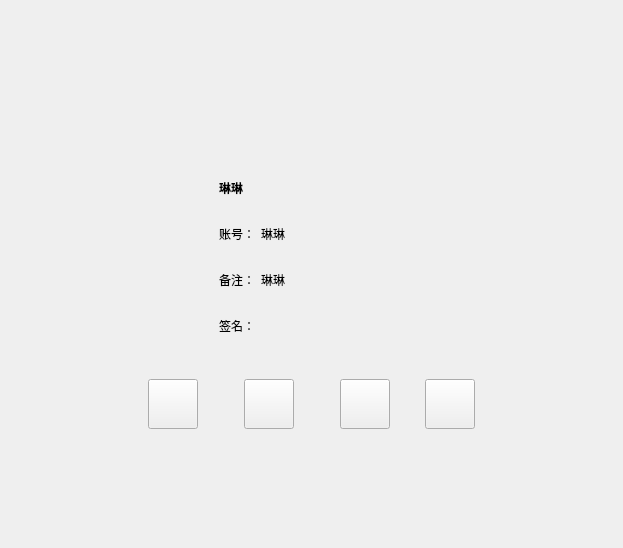
<?xml version="1.0" encoding="UTF-8"?>
<ui version="4.0">
 <class>FriendInfoPage</class>
 <widget class="QWidget" name="FriendInfoPage">
  <property name="geometry">
   <rect>
    <x>0</x>
    <y>0</y>
    <width>623</width>
    <height>526</height>
   </rect>
  </property>
  <property name="windowTitle">
   <string>Form</string>
  </property>
  <layout class="QVBoxLayout" name="verticalLayout">
   <property name="leftMargin">
    <number>110</number>
   </property>
   <property name="topMargin">
    <number>150</number>
   </property>
   <property name="rightMargin">
    <number>110</number>
   </property>
   <property name="bottomMargin">
    <number>110</number>
   </property>
   <item>
    <widget class="QWidget" name="widget" native="true">
     <layout class="QHBoxLayout" name="horizontalLayout">
      <item>
       <widget class="QLabel" name="icon_lb">
        <property name="minimumSize">
         <size>
          <width>85</width>
          <height>85</height>
         </size>
        </property>
        <property name="maximumSize">
         <size>
          <width>85</width>
          <height>85</height>
         </size>
        </property>
        <property name="text">
         <string/>
        </property>
       </widget>
      </item>
      <item>
       <widget class="QWidget" name="widget_3" native="true">
        <layout class="QVBoxLayout" name="verticalLayout_2">
         <item>
          <widget class="QWidget" name="widget_4" native="true">
           <property name="minimumSize">
            <size>
             <width>0</width>
             <height>40</height>
            </size>
           </property>
           <property name="maximumSize">
            <size>
             <width>16777215</width>
             <height>40</height>
            </size>
           </property>
           <layout class="QHBoxLayout" name="horizontalLayout_2">
            <property name="leftMargin">
             <number>0</number>
            </property>
            <property name="topMargin">
             <number>0</number>
            </property>
            <property name="rightMargin">
             <number>0</number>
            </property>
            <property name="bottomMargin">
             <number>0</number>
            </property>
            <item>
             <widget class="ElaText" name="name_lb2">
              <property name="sizePolicy">
               <sizepolicy hsizetype="Expanding" vsizetype="Preferred">
                <horstretch>0</horstretch>
                <verstretch>0</verstretch>
               </sizepolicy>
              </property>
              <property name="minimumSize">
               <size>
                <width>80</width>
                <height>20</height>
               </size>
              </property>
              <property name="maximumSize">
               <size>
                <width>16777215</width>
                <height>16777215</height>
               </size>
              </property>
              <property name="font">
               <font>
                <bold>true</bold>
               </font>
              </property>
              <property name="text">
               <string>琳琳</string>
              </property>
              <property name="wordWrap">
               <bool>false</bool>
              </property>
             </widget>
            </item>
            <item>
             <widget class="QLabel" name="sex_lb">
              <property name="minimumSize">
               <size>
                <width>20</width>
                <height>20</height>
               </size>
              </property>
              <property name="maximumSize">
               <size>
                <width>20</width>
                <height>20</height>
               </size>
              </property>
              <property name="text">
               <string/>
              </property>
             </widget>
            </item>
            <item>
             <spacer name="horizontalSpacer">
              <property name="orientation">
               <enum>Qt::Orientation::Horizontal</enum>
              </property>
              <property name="sizeType">
               <enum>QSizePolicy::Policy::Expanding</enum>
              </property>
              <property name="sizeHint" stdset="0">
               <size>
                <width>40</width>
                <height>20</height>
               </size>
              </property>
             </spacer>
            </item>
           </layout>
          </widget>
         </item>
         <item>
          <widget class="QWidget" name="widget_2" native="true">
           <property name="minimumSize">
            <size>
             <width>0</width>
             <height>40</height>
            </size>
           </property>
           <property name="maximumSize">
            <size>
             <width>16777215</width>
             <height>40</height>
            </size>
           </property>
           <layout class="QHBoxLayout" name="horizontalLayout_3">
            <property name="leftMargin">
             <number>0</number>
            </property>
            <property name="topMargin">
             <number>0</number>
            </property>
            <property name="rightMargin">
             <number>0</number>
            </property>
            <property name="bottomMargin">
             <number>0</number>
            </property>
            <item>
             <widget class="ElaText" name="nick_tip">
              <property name="minimumSize">
               <size>
                <width>0</width>
                <height>30</height>
               </size>
              </property>
              <property name="maximumSize">
               <size>
                <width>50</width>
                <height>30</height>
               </size>
              </property>
              <property name="text">
               <string>账号：</string>
              </property>
             </widget>
            </item>
            <item>
             <widget class="ElaText" name="nick_lb">
              <property name="text">
               <string>琳琳</string>
              </property>
             </widget>
            </item>
            <item>
             <spacer name="horizontalSpacer_2">
              <property name="orientation">
               <enum>Qt::Orientation::Horizontal</enum>
              </property>
              <property name="sizeHint" stdset="0">
               <size>
                <width>40</width>
                <height>20</height>
               </size>
              </property>
             </spacer>
            </item>
           </layout>
          </widget>
         </item>
         <item>
          <widget class="QWidget" name="widget_5" native="true">
           <property name="minimumSize">
            <size>
             <width>0</width>
             <height>40</height>
            </size>
           </property>
           <property name="maximumSize">
            <size>
             <width>16777215</width>
             <height>40</height>
            </size>
           </property>
           <layout class="QHBoxLayout" name="horizontalLayout_4">
            <property name="leftMargin">
             <number>0</number>
            </property>
            <property name="topMargin">
             <number>0</number>
            </property>
            <property name="rightMargin">
             <number>0</number>
            </property>
            <property name="bottomMargin">
             <number>0</number>
            </property>
            <item>
             <widget class="ElaText" name="bak_tip">
              <property name="minimumSize">
               <size>
                <width>0</width>
                <height>30</height>
               </size>
              </property>
              <property name="maximumSize">
               <size>
                <width>50</width>
                <height>30</height>
               </size>
              </property>
              <property name="text">
               <string>备注：</string>
              </property>
             </widget>
            </item>
            <item>
             <widget class="ElaText" name="bak_lb">
              <property name="text">
               <string>琳琳</string>
              </property>
             </widget>
            </item>
            <item>
             <spacer name="horizontalSpacer_7">
              <property name="orientation">
               <enum>Qt::Orientation::Horizontal</enum>
              </property>
              <property name="sizeHint" stdset="0">
               <size>
                <width>40</width>
                <height>20</height>
               </size>
              </property>
             </spacer>
            </item>
           </layout>
          </widget>
         </item>
         <item>
          <widget class="QWidget" name="widget_7" native="true">
           <property name="minimumSize">
            <size>
             <width>0</width>
             <height>40</height>
            </size>
           </property>
           <layout class="QHBoxLayout" name="horizontalLayout_6">
            <property name="leftMargin">
             <number>0</number>
            </property>
            <property name="topMargin">
             <number>0</number>
            </property>
            <property name="rightMargin">
             <number>0</number>
            </property>
            <property name="bottomMargin">
             <number>0</number>
            </property>
            <item>
             <widget class="ElaText" name="desc_tip">
              <property name="minimumSize">
               <size>
                <width>0</width>
                <height>30</height>
               </size>
              </property>
              <property name="maximumSize">
               <size>
                <width>50</width>
                <height>30</height>
               </size>
              </property>
              <property name="text">
               <string>签名：</string>
              </property>
             </widget>
            </item>
            <item>
             <widget class="ElaText" name="desc_lb">
              <property name="text">
               <string/>
              </property>
              <property name="wordWrap">
               <bool>true</bool>
              </property>
             </widget>
            </item>
            <item>
             <spacer name="horizontalSpacer_9">
              <property name="orientation">
               <enum>Qt::Orientation::Horizontal</enum>
              </property>
              <property name="sizeHint" stdset="0">
               <size>
                <width>40</width>
                <height>20</height>
               </size>
              </property>
             </spacer>
            </item>
           </layout>
          </widget>
         </item>
        </layout>
       </widget>
      </item>
     </layout>
    </widget>
   </item>
   <item>
    <widget class="QWidget" name="widget_6" native="true">
     <layout class="QHBoxLayout" name="horizontalLayout_5">
      <item>
       <spacer name="horizontalSpacer_3">
        <property name="orientation">
         <enum>Qt::Orientation::Horizontal</enum>
        </property>
        <property name="sizeHint" stdset="0">
         <size>
          <width>40</width>
          <height>20</height>
         </size>
        </property>
       </spacer>
      </item>
      <item>
       <widget class="ClikedBtn" name="msg_chat">
        <property name="minimumSize">
         <size>
          <width>50</width>
          <height>50</height>
         </size>
        </property>
        <property name="maximumSize">
         <size>
          <width>50</width>
          <height>50</height>
         </size>
        </property>
        <property name="text">
         <string/>
        </property>
       </widget>
      </item>
      <item>
       <spacer name="horizontalSpacer_5">
        <property name="orientation">
         <enum>Qt::Orientation::Horizontal</enum>
        </property>
        <property name="sizeType">
         <enum>QSizePolicy::Policy::Fixed</enum>
        </property>
        <property name="sizeHint" stdset="0">
         <size>
          <width>40</width>
          <height>20</height>
         </size>
        </property>
       </spacer>
      </item>
      <item>
       <widget class="ClikedBtn" name="voice_chat">
        <property name="minimumSize">
         <size>
          <width>50</width>
          <height>50</height>
         </size>
        </property>
        <property name="maximumSize">
         <size>
          <width>50</width>
          <height>50</height>
         </size>
        </property>
        <property name="text">
         <string/>
        </property>
       </widget>
      </item>
      <item>
       <spacer name="horizontalSpacer_6">
        <property name="orientation">
         <enum>Qt::Orientation::Horizontal</enum>
        </property>
        <property name="sizeType">
         <enum>QSizePolicy::Policy::Fixed</enum>
        </property>
        <property name="sizeHint" stdset="0">
         <size>
          <width>40</width>
          <height>20</height>
         </size>
        </property>
       </spacer>
      </item>
      <item>
       <widget class="ClikedBtn" name="video_chat">
        <property name="minimumSize">
         <size>
          <width>50</width>
          <height>50</height>
         </size>
        </property>
        <property name="maximumSize">
         <size>
          <width>50</width>
          <height>50</height>
         </size>
        </property>
        <property name="text">
         <string/>
        </property>
       </widget>
      </item>
      <item>
       <spacer name="horizontalSpacer_4">
        <property name="orientation">
         <enum>Qt::Orientation::Horizontal</enum>
        </property>
        <property name="sizeHint" stdset="0">
         <size>
          <width>40</width>
          <height>20</height>
         </size>
        </property>
       </spacer>
      </item>
      <item>
       <widget class="ClikedBtn" name="delete_chat">
        <property name="minimumSize">
         <size>
          <width>50</width>
          <height>50</height>
         </size>
        </property>
        <property name="maximumSize">
         <size>
          <width>50</width>
          <height>50</height>
         </size>
        </property>
        <property name="text">
         <string/>
        </property>
       </widget>
      </item>
      <item>
       <spacer name="horizontalSpacer_8">
        <property name="orientation">
         <enum>Qt::Orientation::Horizontal</enum>
        </property>
        <property name="sizeHint" stdset="0">
         <size>
          <width>40</width>
          <height>20</height>
         </size>
        </property>
       </spacer>
      </item>
     </layout>
    </widget>
   </item>
   <item>
    <spacer name="verticalSpacer_2">
     <property name="orientation">
      <enum>Qt::Orientation::Vertical</enum>
     </property>
     <property name="sizeHint" stdset="0">
      <size>
       <width>20</width>
       <height>40</height>
      </size>
     </property>
    </spacer>
   </item>
  </layout>
 </widget>
 <customwidgets>
  <customwidget>
   <class>ElaText</class>
   <extends>QLabel</extends>
   <header>ElaText.h</header>
  </customwidget>
  <customwidget>
   <class>ClikedBtn</class>
   <extends>QPushButton</extends>
   <header location="global">Chat/Chat_Comp/clikedbtn.h</header>
  </customwidget>
 </customwidgets>
 <resources/>
 <connections/>
</ui>
